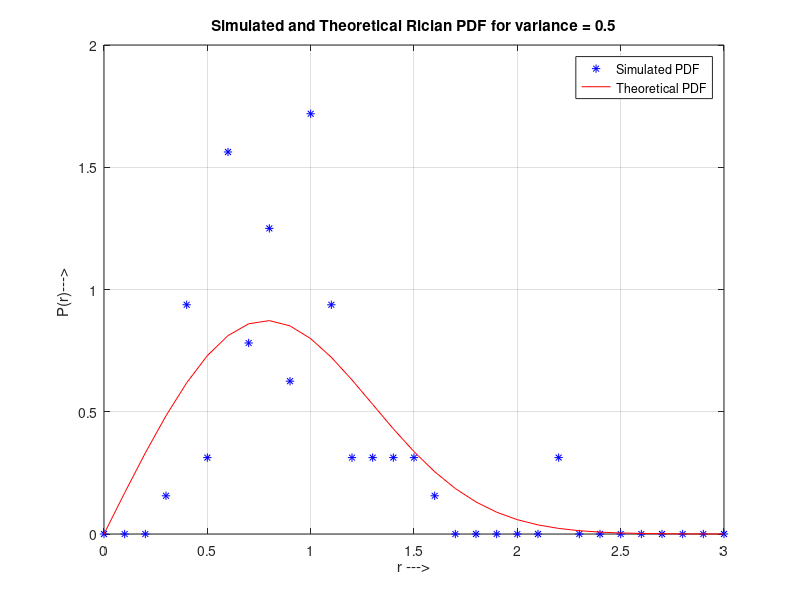

Write the MATLAB code that produced this figure. (Note: this script raises an error after producing the figure.)
%%
%%%%%%%%%%%%%%%%%%%%%%%%%%%%%%%%%%%%%%%%%%%%%%%%%%%%%%%%%%%%%%%%%%%%%%%%%%
% RICIAN FADING SIMULATOR BASED UPON RAPPAPORT TB
%%%%%%%%%%%%%%%%%%%%%%%%%%%%%%%%%%%%%%%%%%%%%%%%%%%%%%%%%%%%%%%%%%%%%%%%%%
clc;
clear;
close all;                          

%%
% N is the number of frequency domain points.
N=64;
% fm is the Doppler frequency in Hz.
fm=60;
% Rician K(dB)
K_dB=-1.6;
%K_dB=-Inf;
%Rician K - factor; For Rayleigh Fading K=0
K=10^(K_dB/10);
% fs is the sampling frequency in Hz.
fs=20e6;

%%
% df is the step size in the frequency domain
df=(2*fm)/(N-1);
% M is the total number of points in the frequency domain
M=round(fs/df);
% T is the Time Duration of fading waveform
T=1/df;
Ts=1/fs;

% Non-Centrality Parameter - m
m = sqrt(K/(K+1));
variance = 1/(2*(K+1));
%%

% Generate 2xN i.i.d zero mean Gaussian variates

%Mean of Gaussian random variables  
mean = 0; 
%Variance of Gaussian random variables  
%variance = 0.5;
%Standard Deviation of Gaussian RV  
sdev = sqrt(variance); 

%In-phase Noise components  
G1 = m + sdev.*randn(1,N) ; %N i.i.d Gaussian random samples  
%Quadrature-phase Noise components  
G2 = mean + sdev.*randn(1,N) ; %N i.i.d Gaussian random samples  
G=G1-1i*G2;                              

% G1=randn(1,N);  
% G2=randn(1,N);
% G=G1-1i*G2;

%%

%Define bin steps and range for histogram plotting  
step = 0.1; 
range = 0:step:3;    

%Get histogram values and approximate it to get the pdf curve  
h = hist(abs(G), range);  
approxPDF = h/(step*sum(h)); %Simulated PDF from the x and y samples  

%variance1 =0.07;

% Theoritical PDF from the Rician Fading equation
%I = besseli(nu,Z)
b=besseli(0, (range.*m)./variance);
theoretical = (range/variance).*exp(-((range.^2)+(m.^2))/(2*variance)).*b;  

figure
%p = raylpdf(range,sqrt(0.5));
%plot(range, p,'b*', range, theoretical,'r');  
plot(range, approxPDF,'b*', range, theoretical,'r');  
title('Simulated and Theoretical Rician PDF for variance = 0.5');
legend('Simulated PDF','Theoretical PDF');
xlabel('r --->');  
ylabel('P(r)---> ');  
grid;

%%
% Generate Doppler Spectrum

% fm - Maximum Doppler Shift
% fd - Doppler Offset
% f - Frequency
% S - Normalized Doppler Spectrum

% Doppler Filter Types
% 1.Classic 6 dB(C6) - SPIRENT DEFINED
% 2.Classic 3 dB(C3) - SPIRENT DEFINED
% 3.Rounded(R) - SPIRENT DEFINED
% 4.Flat(F) - SPIRENT DEFINED
% 5.Classical Jakes - MATLAB DEFINED
% 6.Round(R) - MATLAB DEFINED
% 7.Flat(F) - MATLAB DEFINED
% 8.Youngs Model

a=1;
fd=0;

[S]=myDopplerFilter(fm,fd,a,df,1);

figure
plot(10*log10(S));
grid on;
xlabel('f/fm');
ylabel('power spectral density(dB)');
title('Normalized Doppler power spectral density');
% figure
% plot(fft(S));

% figure
% pwelch(S);
% % plot(20*log10(abs(ifft(S))));
% hold on;
% nu=0;
% Z=0:0.1:30;
% J = besselj(nu,Z);
% plot(Z/max(Z),20*log10(J));

%%
% Multiply square root of Doppler Spectrum with Gaussian random sequence
X=G.*sqrt(S);

F_zero=zeros(1, round((M-N)/2));
X=[F_zero, X, F_zero];

% Take IFFT
x=ifft(X,M);

% Rician Fading
r=abs(x);

% Normalized Fading
mean_r=sum(r)/length(r);
r_norm=r/mean_r;
%r=r/mean(r);                        

%%
% Plot the Rician envelope
figure
t=0:Ts:T-Ts;
plot(t,10*log10(r_norm));
xlabel('Time(sec)');
ylabel('Signal Amplitude (dB)');

%%
[LCR_Meas, LCR_Th, AFD_Meas, AFD_Th] = mylcrafdcalc(r_norm, fm, T, Ts)

